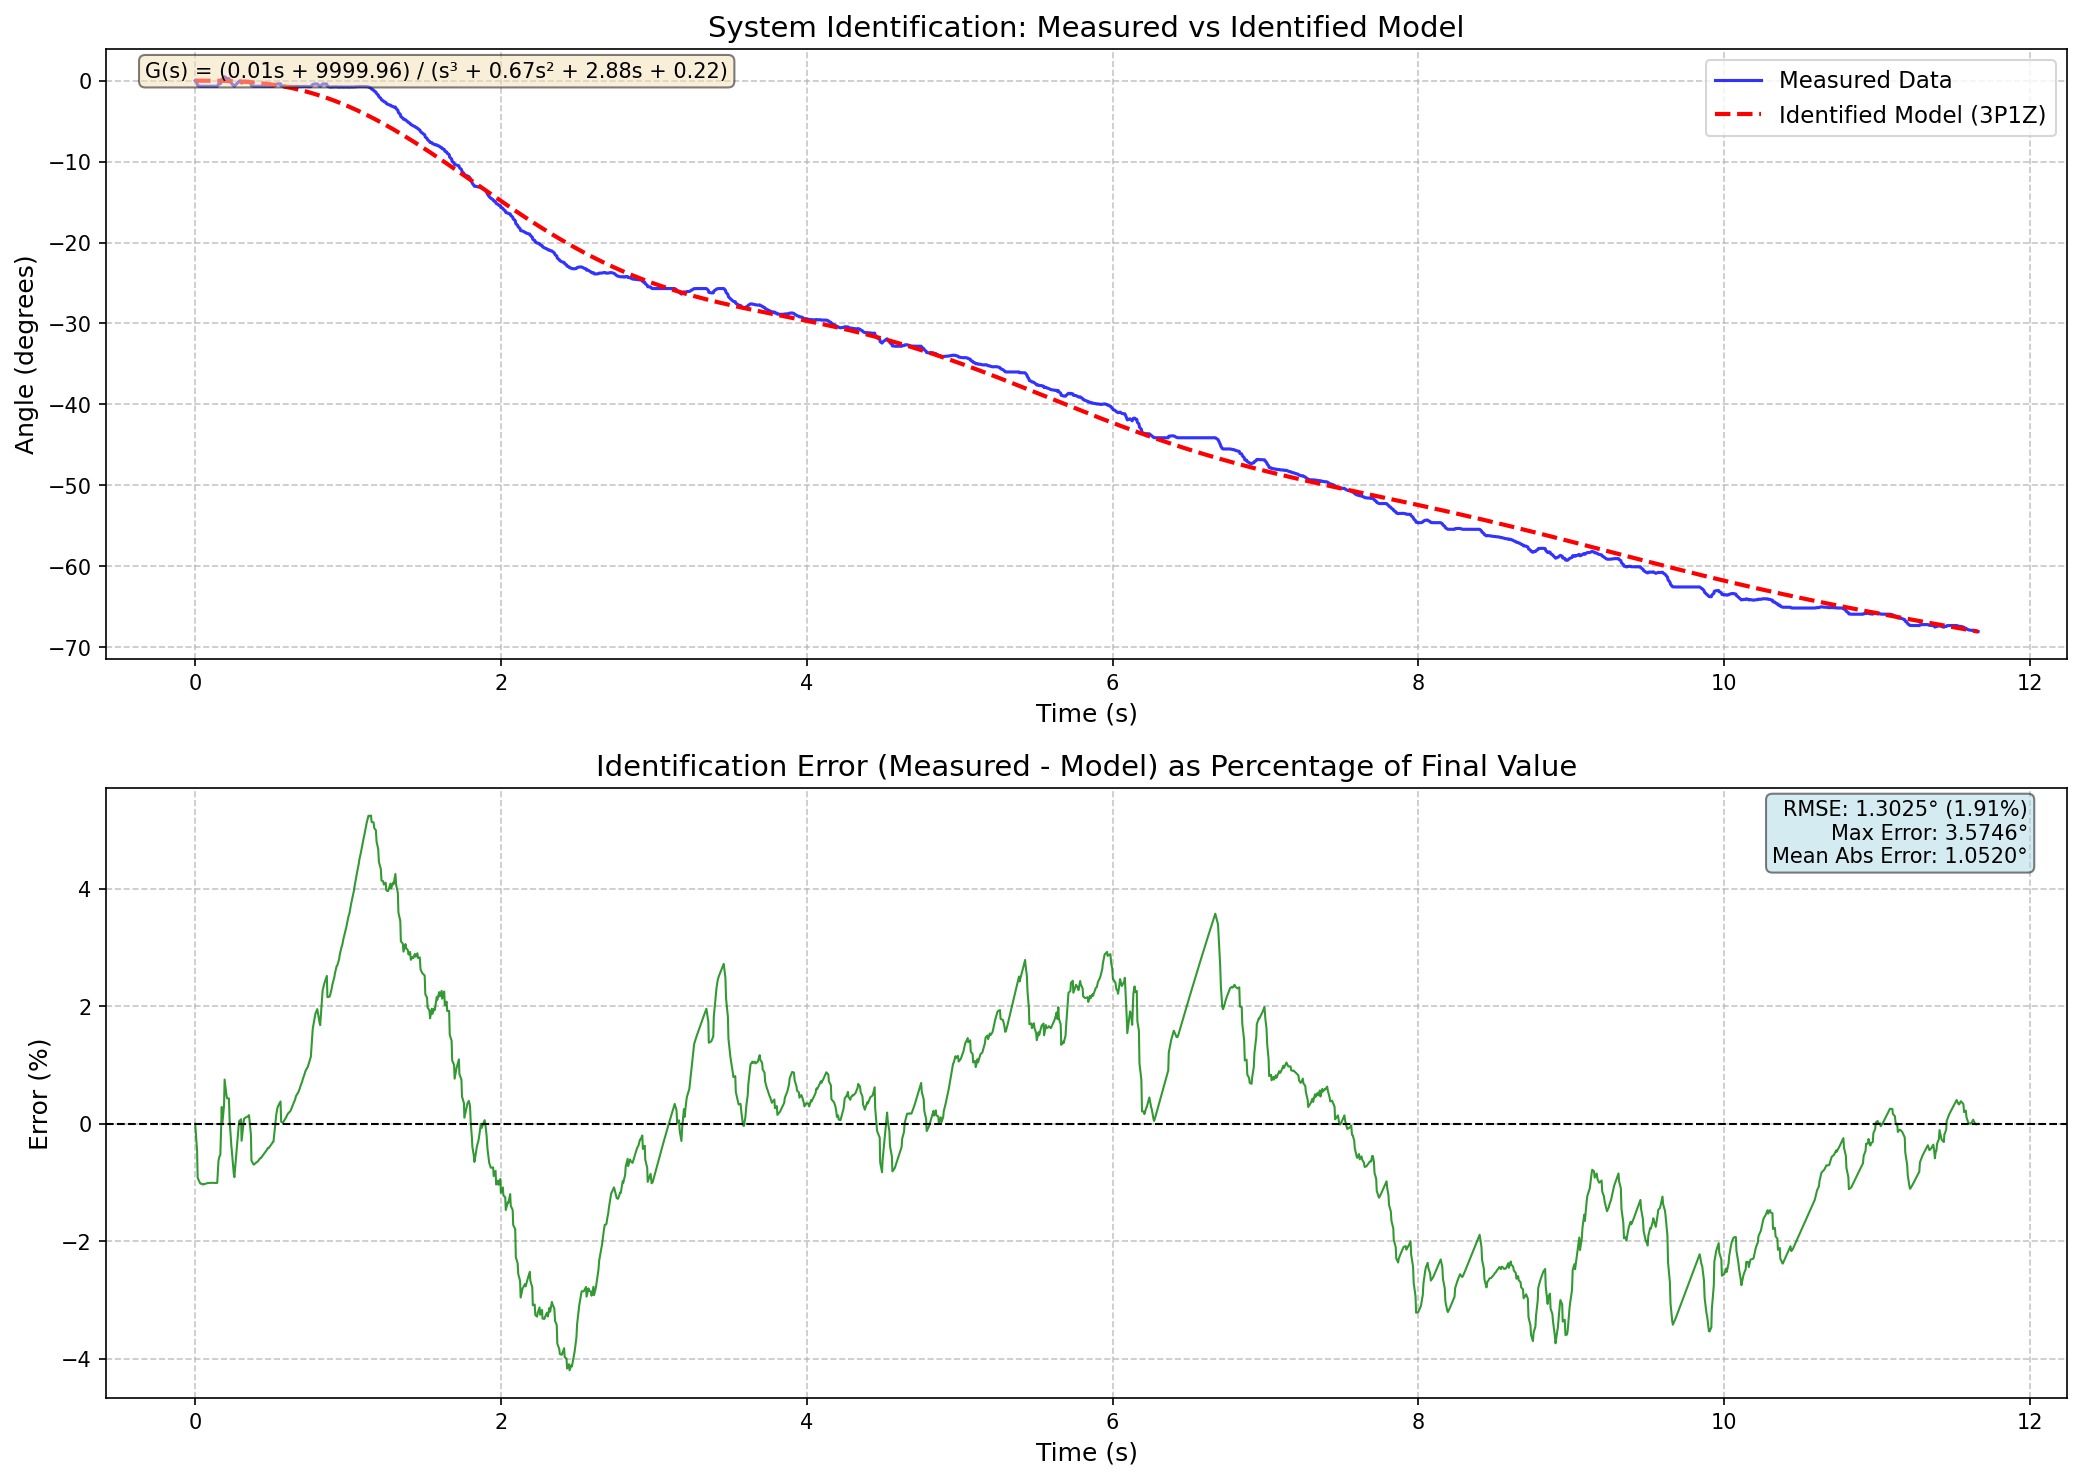

Generate this figure with Python:
"""
System Identification for Angle Step Response
Identifies a transfer function with 3 poles and 1 zero from measured data.

Transfer Function Form: G(s) = (b1*s + b0) / (s^3 + a2*s^2 + a1*s + a0)

This script:
1. Reads angle vs time data from CSV
2. Detects the start of step response automatically
3. Uses optimization to find transfer function parameters
4. Compares identified model with measured data
5. Outputs results and visualization
"""

import numpy as np
import pandas as pd
import matplotlib.pyplot as plt
from scipy import signal
from scipy.optimize import minimize, differential_evolution, curve_fit
from scipy.interpolate import interp1d

def load_angle_data(csv_path):
    """
    Load angle data from CSV file
    
    Returns:
    --------
    t : array - Time vector (seconds)
    angle : array - Angle values (degrees)
    """
    df = pd.read_csv(csv_path)
    
    # Extract time and angle
    t = df['t_s'].values
    angle = df['angle_deg_unwrapped'].values
    
    return t, angle

def detect_step_start(t, angle, threshold_velocity=5.0, window=5):
    """
    Detect the start of step response by looking for sudden change in angle
    
    Parameters:
    -----------
    t : array - Time vector
    angle : array - Angle values
    threshold_velocity : float - Angular velocity threshold (deg/s) to detect step start
    window : int - Number of samples to look ahead for confirmation
    
    Returns:
    --------
    idx : int - Index where step response starts
    """
    dt = np.diff(t)
    da = np.diff(angle)
    velocity = da / dt
    
    # Find where velocity exceeds threshold
    for i in range(len(velocity) - window):
        if np.abs(velocity[i]) > threshold_velocity:
            # Confirm this is sustained motion, not noise
            sustained = np.all(np.abs(velocity[i:i+window]) > threshold_velocity * 0.5)
            if sustained:
                return max(0, i - 2)  # Start a bit before detected motion
    
    return 0  # If no step detected, use full data

def tf_3p1z_step_response(params, t):
    """
    Compute step response of transfer function with 3 poles, 1 zero
    
    G(s) = (b1*s + b0) / (s^3 + a2*s^2 + a1*s + a0)
    
    Parameters:
    -----------
    params : array [b1, b0, a2, a1, a0]
    t : array - Time vector
    
    Returns:
    --------
    y : array - Step response
    """
    b1, b0, a2, a1, a0 = params
    
    # Numerator and denominator coefficients
    num = [b1, b0]
    den = [1, a2, a1, a0]
    
    try:
        # Check stability (all poles must have negative real parts)
        poles = np.roots(den)
        if np.any(np.real(poles) > 0):
            return np.full_like(t, 1e10, dtype=float)
        
        # Create transfer function
        sys = signal.TransferFunction(num, den)
        
        # Compute step response
        t_out, y = signal.step(sys, T=t)
        
        return y
    except Exception:
        return np.full_like(t, 1e10, dtype=float)

def cost_function(params, t_meas, y_meas, gain=1.0):
    """
    Cost function for optimization (Mean Squared Error)
    """
    # Compute model response
    y_model = tf_3p1z_step_response(params, t_meas)
    
    # Scale model to match DC gain
    if np.abs(y_model[-1]) > 1e-6:
        y_model = y_model * gain / y_model[-1]
    
    # Calculate MSE
    mse = np.mean((y_meas - y_model)**2)
    
    return mse

def identify_transfer_function(t, y, method='differential_evolution'):
    """
    Identify transfer function parameters using optimization
    """
    # Determine DC gain from steady state value
    dc_gain = y[-1] if np.abs(y[-1]) > 1e-6 else 1.0
    
    # Normalize output
    y_norm = y / dc_gain if np.abs(dc_gain) > 1e-6 else y
    
    # Resample data for faster computation
    num_points = min(500, len(t))
    t_resampled = np.linspace(t[0], t[-1], num_points)
    interp_func = interp1d(t, y_norm, kind='linear')
    y_resampled = interp_func(t_resampled)
    
    # Parameter bounds [b1, b0, a2, a1, a0]
    bounds = [
        (0.01, 500),     # b1 - zero coefficient
        (1, 500),        # b0 - zero constant term  
        (1, 100),        # a2 - s^2 coefficient
        (1, 500),        # a1 - s coefficient
        (1, 500)         # a0 - constant term
    ]
    
    print("Starting System Identification...")
    print(f"Optimization method: {method}")
    print(f"DC Gain (steady state value): {dc_gain:.4f}")
    print(f"Data points for optimization: {num_points}")
    
    if method == 'differential_evolution':
        # Global optimization using differential evolution
        result = differential_evolution(
            cost_function, 
            bounds, 
            args=(t_resampled, y_resampled, 1.0),
            seed=42,
            maxiter=3000,
            tol=1e-12,
            polish=True,
            workers=-1,
            disp=True,
            popsize=25
        )
    else:
        # Initial guess
        x0 = [10, 50, 10, 50, 50]
        result = minimize(
            cost_function,
            x0,
            args=(t_resampled, y_resampled, 1.0),
            method='Nelder-Mead',
            options={'maxiter': 10000, 'xatol': 1e-10, 'fatol': 1e-10}
        )
    
    print(f"\nOptimization completed:")
    print(f"  Success: {result.success}")
    print(f"  Final cost (MSE): {result.fun:.6e}")
    
    return result.x, dc_gain

def plot_comparison(t_meas, y_meas, t_model, y_model, params, dc_gain, save_path=None):
    """
    Plot comparison between measured and identified model response
    """
    fig, axes = plt.subplots(2, 1, figsize=(14, 10))
    
    # Plot 1: Direct comparison
    ax1 = axes[0]
    ax1.plot(t_meas, y_meas, 'b-', linewidth=1.5, label='Measured Data', alpha=0.8)
    ax1.plot(t_model, y_model, 'r--', linewidth=2, label='Identified Model (3P1Z)')
    ax1.set_xlabel('Time (s)', fontsize=12)
    ax1.set_ylabel('Angle (degrees)', fontsize=12)
    ax1.set_title('System Identification: Measured vs Identified Model', fontsize=14)
    ax1.legend(loc='best', fontsize=11)
    ax1.grid(True, linestyle='--', alpha=0.7)
    
    # Add transfer function text
    b1, b0, a2, a1, a0 = params
    tf_text = f'G(s) = ({b1:.2f}s + {b0:.2f}) / (s³ + {a2:.2f}s² + {a1:.2f}s + {a0:.2f})'
    ax1.text(0.02, 0.98, tf_text, transform=ax1.transAxes, fontsize=10,
             verticalalignment='top', bbox=dict(boxstyle='round', facecolor='wheat', alpha=0.5))
    
    # Plot 2: Error analysis
    ax2 = axes[1]
    
    # Interpolate model to match measurement time points
    interp_func = interp1d(t_model, y_model, kind='linear', fill_value='extrapolate')
    y_model_interp = interp_func(t_meas)
    
    error = y_meas - y_model_interp
    error_percent = (error / np.abs(y_meas[-1])) * 100 if np.abs(y_meas[-1]) > 1e-6 else error
    
    ax2.plot(t_meas, error_percent, 'g-', linewidth=1, alpha=0.8)
    ax2.axhline(y=0, color='k', linestyle='--', linewidth=1)
    ax2.set_xlabel('Time (s)', fontsize=12)
    ax2.set_ylabel('Error (%)', fontsize=12)
    ax2.set_title('Identification Error (Measured - Model) as Percentage of Final Value', fontsize=14)
    ax2.grid(True, linestyle='--', alpha=0.7)
    
    # Calculate and display error statistics
    rmse = np.sqrt(np.mean(error**2))
    max_error = np.max(np.abs(error))
    mean_error = np.mean(np.abs(error))
    rmse_percent = (rmse / np.abs(y_meas[-1])) * 100 if np.abs(y_meas[-1]) > 1e-6 else rmse
    
    stats_text = f'RMSE: {rmse:.4f}° ({rmse_percent:.2f}%)\nMax Error: {max_error:.4f}°\nMean Abs Error: {mean_error:.4f}°'
    ax2.text(0.98, 0.98, stats_text, transform=ax2.transAxes, fontsize=10,
             verticalalignment='top', horizontalalignment='right',
             bbox=dict(boxstyle='round', facecolor='lightblue', alpha=0.5))
    
    plt.tight_layout()
    
    if save_path:
        plt.savefig(save_path, dpi=150, bbox_inches='tight')
        print(f"\nFigure saved to: {save_path}")
    
    plt.show()
    
    return rmse, max_error, mean_error

def analyze_poles_zeros(params):
    """
    Analyze poles and zeros of the identified transfer function
    """
    b1, b0, a2, a1, a0 = params
    
    num = [b1, b0]
    den = [1, a2, a1, a0]
    
    zeros = np.roots(num)
    poles = np.roots(den)
    
    print("\n" + "="*60)
    print("Poles and Zeros Analysis")
    print("="*60)
    
    print("\nZeros (roots of numerator):")
    for i, z in enumerate(zeros):
        if np.abs(np.imag(z)) < 1e-6:
            print(f"  z{i+1} = {np.real(z):.4f}")
        else:
            print(f"  z{i+1} = {np.real(z):.4f} ± {np.abs(np.imag(z)):.4f}j")
    
    print("\nPoles (roots of denominator):")
    for i, p in enumerate(poles):
        if np.abs(np.imag(p)) < 1e-6:
            print(f"  p{i+1} = {np.real(p):.4f}")
            tau = -1/np.real(p) if np.real(p) != 0 else float('inf')
            print(f"       Time constant: τ = {tau:.4f} s")
        else:
            print(f"  p{i+1} = {np.real(p):.4f} ± {np.abs(np.imag(p)):.4f}j")
            wn = np.abs(p)
            zeta = -np.real(p) / wn
            print(f"       Natural frequency: ωn = {wn:.4f} rad/s")
            print(f"       Damping ratio: ζ = {zeta:.4f}")
    
    # Check stability
    if np.all(np.real(poles) < 0):
        print("\nSystem is STABLE (all poles have negative real parts)")
    else:
        print("\nWARNING: System is UNSTABLE")
    
    return zeros, poles

def generate_report(params, dc_gain, rmse, max_error, mean_error, zeros, poles, save_path=None):
    """
    Generate detailed identification report
    """
    b1, b0, a2, a1, a0 = params
    
    report = []
    report.append("="*70)
    report.append("SYSTEM IDENTIFICATION REPORT")
    report.append("Angle Step Response - 3 Poles, 1 Zero Transfer Function")
    report.append("="*70)
    
    report.append("\n" + "-"*70)
    report.append("IDENTIFIED TRANSFER FUNCTION")
    report.append("-"*70)
    report.append(f"\n           {b1:.4f}s + {b0:.4f}")
    report.append("G(s) = ────────────────────────────────────────────")
    report.append(f"       s³ + {a2:.4f}s² + {a1:.4f}s + {a0:.4f}")
    
    report.append("\n\nNumerator coefficients:")
    report.append(f"  b1 (s coefficient)  = {b1:.6f}")
    report.append(f"  b0 (constant)       = {b0:.6f}")
    
    report.append("\nDenominator coefficients:")
    report.append(f"  a2 (s² coefficient) = {a2:.6f}")
    report.append(f"  a1 (s coefficient)  = {a1:.6f}")
    report.append(f"  a0 (constant)       = {a0:.6f}")
    
    report.append(f"\nDC Gain (steady state) = {dc_gain:.6f}")
    
    report.append("\n" + "-"*70)
    report.append("POLES AND ZEROS")
    report.append("-"*70)
    
    report.append("\nZeros:")
    for i, z in enumerate(zeros):
        if np.abs(np.imag(z)) < 1e-6:
            report.append(f"  z{i+1} = {np.real(z):.6f}")
        else:
            report.append(f"  z{i+1} = {np.real(z):.6f} ± {np.abs(np.imag(z)):.6f}j")
    
    report.append("\nPoles:")
    for i, p in enumerate(poles):
        if np.abs(np.imag(p)) < 1e-6:
            report.append(f"  p{i+1} = {np.real(p):.6f}")
            tau = -1/np.real(p) if np.real(p) != 0 else float('inf')
            report.append(f"       Time constant: τ = {tau:.6f} s")
        else:
            report.append(f"  p{i+1} = {np.real(p):.6f} ± {np.abs(np.imag(p)):.6f}j")
            wn = np.abs(p)
            zeta = -np.real(p) / wn
            report.append(f"       Natural frequency: ωn = {wn:.6f} rad/s")
            report.append(f"       Damping ratio: ζ = {zeta:.6f}")
    
    # Stability
    if np.all(np.real(poles) < 0):
        report.append("\nSystem Stability: STABLE")
    else:
        report.append("\nSystem Stability: UNSTABLE")
    
    report.append("\n" + "-"*70)
    report.append("FITTING QUALITY METRICS")
    report.append("-"*70)
    rmse_percent = (rmse / np.abs(dc_gain)) * 100 if np.abs(dc_gain) > 1e-6 else rmse
    report.append(f"\n  Root Mean Square Error (RMSE): {rmse:.6f} degrees ({rmse_percent:.2f}%)")
    report.append(f"  Maximum Absolute Error:        {max_error:.6f} degrees")
    report.append(f"  Mean Absolute Error:           {mean_error:.6f} degrees")
    
    report.append("\n" + "-"*70)
    report.append("SCIPY TRANSFER FUNCTION FORMAT")
    report.append("-"*70)
    report.append(f"\nnumerator = [{b1:.6f}, {b0:.6f}]")
    report.append(f"denominator = [1, {a2:.6f}, {a1:.6f}, {a0:.6f}]")
    
    report.append("\n" + "="*70)
    
    report_text = '\n'.join(report)
    
    if save_path:
        with open(save_path, 'w', encoding='utf-8') as f:
            f.write(report_text)
        print(f"\nReport saved to: {save_path}")
    
    print(report_text)
    
    return report_text

def plot_raw_data(t, angle, step_start_idx=None):
    """
    Plot raw data to understand the signal characteristics
    """
    fig, ax = plt.subplots(figsize=(14, 6))
    
    ax.plot(t, angle, 'b-', linewidth=1.5, label='Angle Data')
    
    if step_start_idx is not None:
        ax.axvline(x=t[step_start_idx], color='r', linestyle='--', linewidth=2, 
                   label=f'Step Start (t={t[step_start_idx]:.3f}s)')
    
    ax.set_xlabel('Time (s)', fontsize=12)
    ax.set_ylabel('Angle (degrees)', fontsize=12)
    ax.set_title('Raw Angle Data with Step Detection', fontsize=14)
    ax.legend(loc='best', fontsize=11)
    ax.grid(True, linestyle='--', alpha=0.7)
    
    plt.tight_layout()
    plt.savefig('raw_angle_data.png', dpi=150)
    plt.show()

def main():
    # File paths
    csv_path = 'IMG_7110_pos_angle_speed.csv'
    figure_path = 'IMG_7110_system_identification.png'
    report_path = 'IMG_7110_system_identification_report.txt'
    
    print("="*60)
    print("ANGLE STEP RESPONSE SYSTEM IDENTIFICATION")
    print("Transfer Function: 3 Poles, 1 Zero")
    print("="*60)
    
    # Load data
    print("\nLoading data from CSV...")
    t_raw, angle_raw = load_angle_data(csv_path)
    
    print(f"  Data points: {len(t_raw)}")
    print(f"  Time range: {t_raw[0]:.4f} to {t_raw[-1]:.4f} seconds")
    print(f"  Duration: {t_raw[-1] - t_raw[0]:.4f} seconds")
    print(f"  Initial angle: {angle_raw[0]:.4f} degrees")
    print(f"  Final angle: {angle_raw[-1]:.4f} degrees")
    
    # Detect step start
    print("\nDetecting step response start...")
    step_start_idx = detect_step_start(t_raw, angle_raw, threshold_velocity=10.0, window=3)
    print(f"  Step detected at index {step_start_idx}, time = {t_raw[step_start_idx]:.4f}s")
    
    # Plot raw data with step detection
    print("\nPlotting raw data...")
    plot_raw_data(t_raw, angle_raw, step_start_idx)
    
    # Extract step response portion
    t_step = t_raw[step_start_idx:] - t_raw[step_start_idx]  # Start time from 0
    angle_step = angle_raw[step_start_idx:] - angle_raw[step_start_idx]  # Start angle from 0
    
    print(f"\nStep response data:")
    print(f"  Data points: {len(t_step)}")
    print(f"  Duration: {t_step[-1]:.4f} seconds")
    print(f"  Angle change: {angle_step[-1]:.4f} degrees")
    
    # Identify transfer function
    print("\n" + "="*60)
    params, dc_gain = identify_transfer_function(t_step, angle_step, method='differential_evolution')
    
    # Print identified parameters
    b1, b0, a2, a1, a0 = params
    print("\n" + "-"*60)
    print("IDENTIFIED TRANSFER FUNCTION PARAMETERS")
    print("-"*60)
    print(f"\n           {b1:.4f}s + {b0:.4f}")
    print("G(s) = ────────────────────────────────────────────")
    print(f"       s³ + {a2:.4f}s² + {a1:.4f}s + {a0:.4f}")
    
    # Generate model response for comparison
    t_model = np.linspace(0, t_step[-1], 1000)
    y_model_norm = tf_3p1z_step_response(params, t_model)
    y_model = y_model_norm * dc_gain / y_model_norm[-1] if np.abs(y_model_norm[-1]) > 1e-6 else y_model_norm
    
    # Analyze poles and zeros
    zeros, poles = analyze_poles_zeros(params)
    
    # Plot comparison
    rmse, max_error, mean_error = plot_comparison(
        t_step, angle_step, t_model, y_model, params, dc_gain, save_path=figure_path
    )
    
    # Generate report
    generate_report(params, dc_gain, rmse, max_error, mean_error, zeros, poles, save_path=report_path)
    
    print("\n" + "="*60)
    print("SYSTEM IDENTIFICATION COMPLETED")
    print("="*60)

if __name__ == "__main__":
    main()
